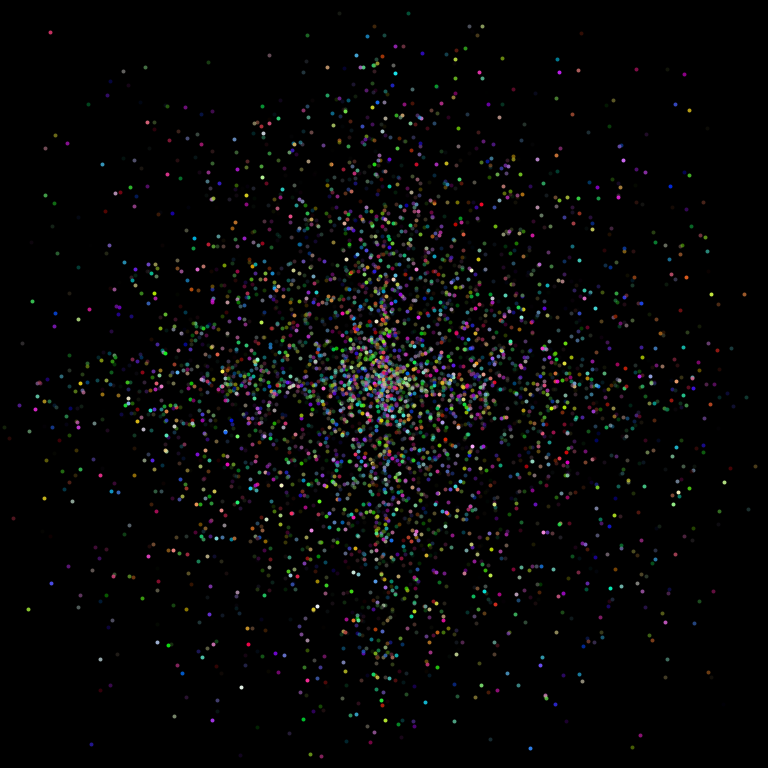
Frame 1 (no input)
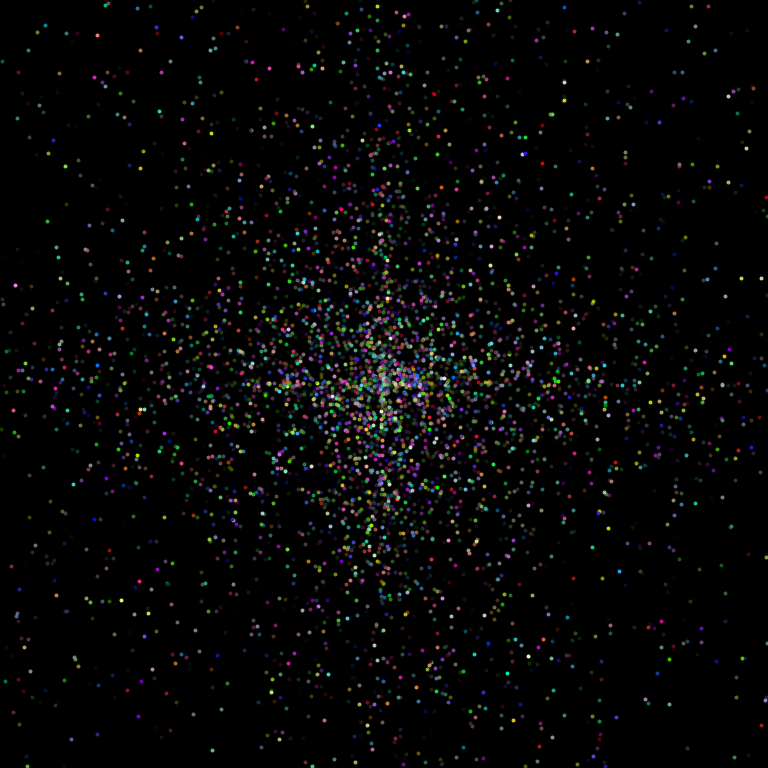
Frame 60 (the mouse pressed at the canvas centre just before this capture)
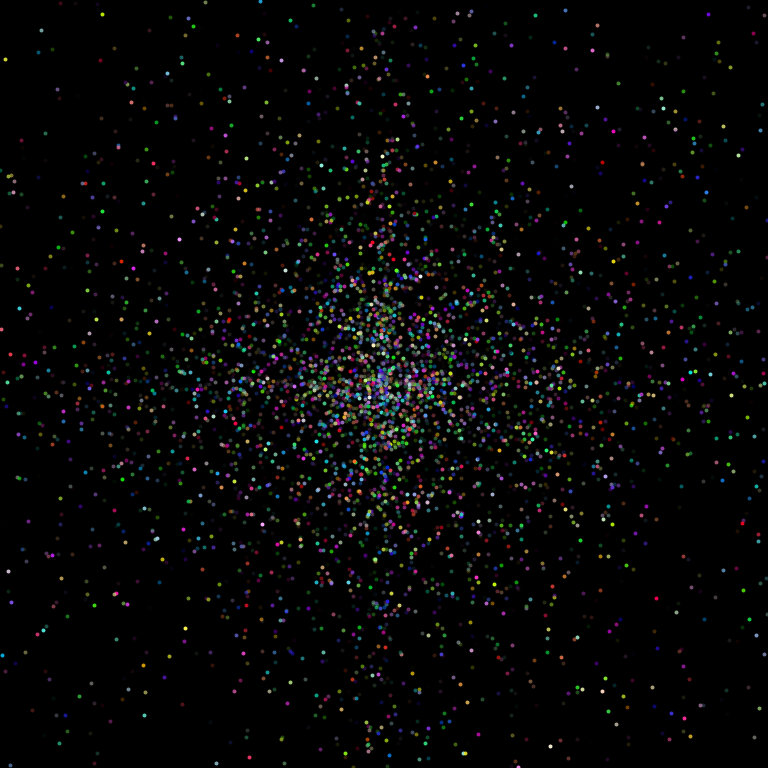
Frame 120 (the mouse held since frame 60 and released just before this capture)

The Processing sketch that drew these frames (run headless with seeded random() and noise(); from frame 60 on, the mouse is pressed at the canvas centre):

// Processing sketch: star_stream
// ── star_stream.pde
class Star {
  color c;
  float x1, y1, x2, y2;
  float vFactor = 1.05;
  
  Star() {
    c = color(random(0, 255), random(0, 255), random(0, 255), random(0, 255));
    this.x1 = random(width - width/2) * random(-1,1);
    this.y1 = random(height - height/2) * random(-1,1);
    this.x2 = x1;
    this.y2 = y1;
  }
  
  void display() {
    stroke(c);
    strokeWeight(4);
    line(this.x1, this.y1, this.x2, this.y2);
  }
  
  void accelerate() {
    this.x1 = vFactor*this.x1;
    this.y1 = vFactor*this.y1;
    this.x2 = vFactor*this.x2;
    this.y2 = vFactor*this.y2;
  
    if (abs(this.x1) > width/2 || abs(this.y1) > height/2) {
      this.x1 = (random(width - width/2)/2 * random(-1,1));
      this.y1 = (random(height - height/2)/2 * random(-1,1));
      this.x2 = this.x1;
      this.y2 = this.y1;
    }
  }
}

int numStars = 5000;
ArrayList<Star> stars;

void setup() {
  size(768, 768);
  smooth(8);
  
  stars = new ArrayList<Star>();
  for (int i = 0; i < numStars; i++) {
    stars.add(new Star());
  }
}

void draw() {
  background(0);
  translate(width/2, height/2);
  for (int i = 0; i < stars.size()-1; i++) {
    Star s = stars.get(i);
    s.display();
    s.accelerate();
  }
}
